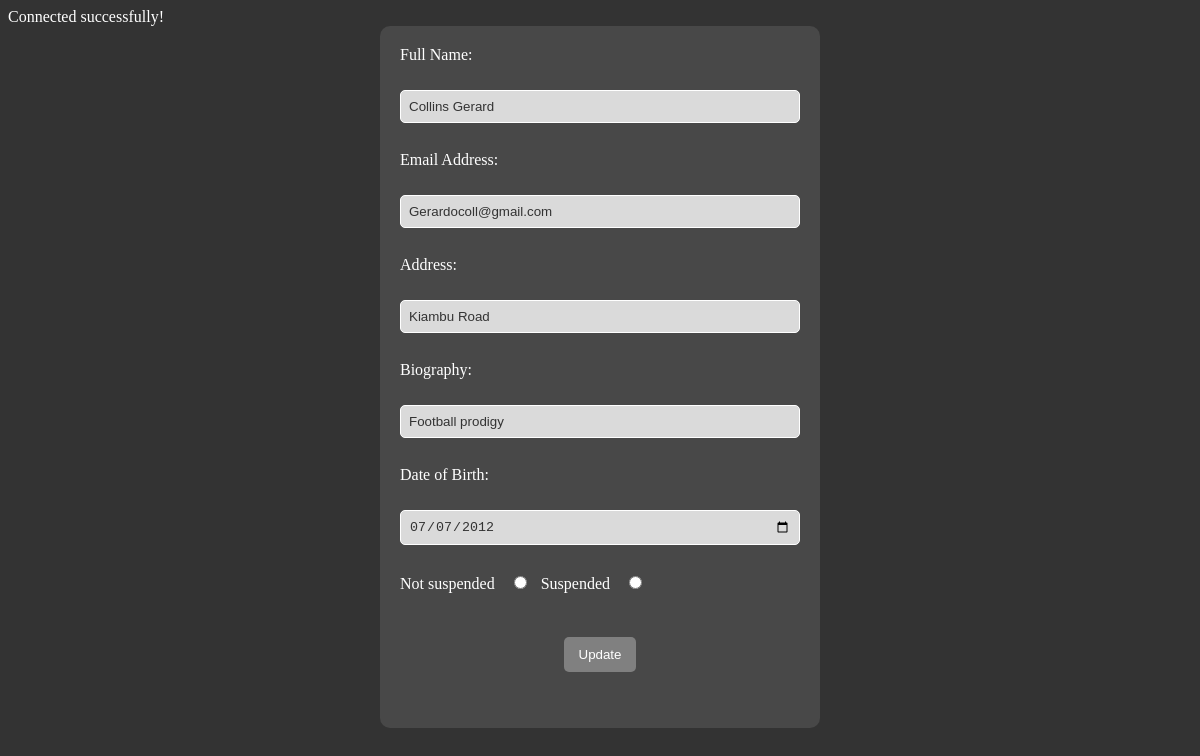
Page /processes/Edit.php?id=Collins Gerard on the committed database.
### tables this page shows
CREATE TABLE `authorstb` (
  `AuthorId` int(11) NOT NULL,
  `AuthorFullName` varchar(255) NOT NULL,
  `AuthorEmail` varchar(100) NOT NULL,
  `AuthorAddress` varchar(255) NOT NULL,
  `AuthorBiography` longtext NOT NULL,
  `AuthorDateOfBirth` date NOT NULL,
  `AuthorSuspended` tinyint(1) NOT NULL
);

### processes/Edit.php (the view, shortened to what this page needs)
<?php
include('../configs/DbConn.php');
?>
<!DOCTYPE html>
<html lang="en">
<head>
    <link rel="stylesheet" href="../style.css">
</head>
<body>
    <?php
    if(isset($_GET['id'])){
        $Auth_id = $_GET['id'];
        $query = "SELECT * FROM authorstb WHERE AuthorFullName=:Auth_id LIMIT 1";
        $stmt = $DbConn->prepare($query);
        $data =  [':Auth_id' =>$Auth_id];
        $stmt->execute($data);
        $result= $stmt->fetch(PDO::FETCH_OBJ);
    }
    ?>
    <form action="AutRegistration.php" method="POST">
        <label for="AuthorFullName">Full Name:</label><br>
        <input type="text" name="AuthorFullName" id="AuthorFullName" value="<?=$result->AuthorFullName; ?>"
        maxlength="100" required /><br><br>
        <label for="AuthorEmail">Email Address:</label><br>
        <input type="email" name="AuthorEmail" id="AuthorEmail" value="<?=$result->AuthorEmail; ?>"
        maxlength="60" /><br><br>
        <label for="AuthorAddress">Address:</label><br>
        <input type="text" name="AuthorAddress" id="AuthorAddress" value="<?=$result->AuthorAddress; ?>"
        maxlength="13" /><br><br>
        <label for="AuthorBiography">Biography:</label><br>
        <input type="text" name="AuthorBiography" id="AuthorBiography" value="<?=$result->AuthorBiography; ?>" /><br><br>
        <label for="AuthorDateOfBirth">Date of Birth:</label><br>
        <input type="date" name="AuthorDateOfBirth" id="AuthorDateOfBirth" value="<?=$result->AuthorDateOfBirth; ?>" /><br><br>
        <div class="Checkbox">
        <label for="AuthorSuspended">Not suspended</label>
        <input type="radio" name="AuthorSuspended" id="AuthorSuspended" value="<?=$result->AuthorSuspended; ?>">
        <label for="AuthorSuspended">Suspended</label>
        <input type="radio" name="AuthorSuspended" id="AuthorSuspended" value="<?=$result->AuthorSuspended; ?>">
        </div>
        <br><br>
        <center>
       <input type="submit" name="Update" value="Update">
        </center>
        <br><br>
    </form>
</body>
</html>

### style.css (style rules this page uses)
body { background-color: #333; color: white; }
form { max-width: 400px; margin: 0 auto; padding: 20px; border-radius: 10px; background-color: rgba(255, 255, 255, 0.1); }
label { display: block; margin-bottom: 8px; }
input[type="text"], input[type="email"], input[type="number"], input[type="date"] { width: 100%; padding: 8px; margin-bottom: 10px; box-sizing: border-box; border: 1px solid #fff; border-radius: 5px; background-color: rgba(255, 255, 255, 0.8); color: #333; }
input[type="submit"] { background-color: #808080; color: #fff; padding: 10px 15px; border: none; border-radius: 5px; cursor: pointer; transition: background-color 0.3s; }
.Checkbox label, .Checkbox input { display: inline-block; margin-right: 10px; }

### rows in the picture
authorstb: AuthorFullName "Collins Gerard", AuthorEmail "Gerardocoll@gmail.com", AuthorAddress "Kiambu Road", AuthorBiography "Football prodigy", AuthorDateOfBirth "07/07/2012"
